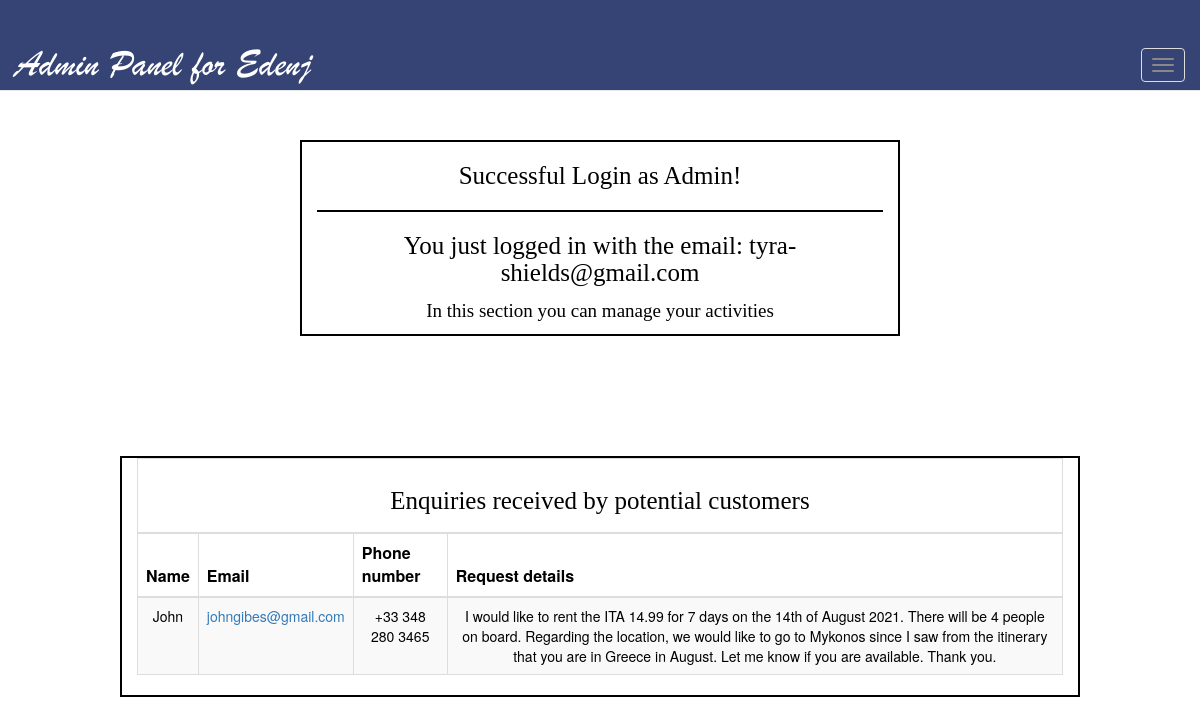
The page /admin-panel.php (signed in) on the database its author committed.
### tables this page shows
CREATE TABLE `enquire` (
  `id` int(11) NOT NULL,
  `name` varchar(255) NOT NULL,
  `email` varchar(255) NOT NULL,
  `phone` varchar(50) NOT NULL,
  `details` varchar(999) NOT NULL
);

### admin-panel.php (the view, shortened to what this page needs)
<!DOCTYPE html>
<html>
<head>
    <link rel="stylesheet" href="https://maxcdn.bootstrapcdn.com/bootstrap/3.3.7/css/bootstrap.min.css">
    <link rel="stylesheet" href="//use.fontawesome.com/releases/v5.0.7/css/all.css">
    <link rel="stylesheet" type="text/css" href="css/style.css">
</head>
<body>
    <div class="container">
        <nav class="navbar navbar-default navbar-fixed-top my-navbar">
            <br>
            <br>
            <div class="navbar-header">
                <button type="button" data-target="#navbarCollapse" data-toggle="collapse" class="navbar-toggle">
                    <span class="icon-bar"></span>
                    <span class="icon-bar"></span>
                    <span class="icon-bar"></span>
                </button>
                <a class="navbar-brand header-text-change" style="color:white;" href="#">Admin Panel for Edenj</a>
            </div>
        </nav>
    </div>
    <br>
    <br>
    <br>
    <br>
    <br>
    <br>
    <br>
    <div class="container-fluid text-container">
        <h2>Successful Login as Admin!</h2>
        <hr>
        <h2>You just logged in with the email: <?php echo $_SESSION['email']; ?></h2>
        <p>In this section you can manage your activities</p>
    </div>
    <br>
    <br>
    <br>
    <br>
    <br>
    <br>
    <div class="container-fluid table-container">
        <div class="row">
            <div class="col-lg-12">
                <table class="table table-bordered table-striped text-center center">
                    <thead>
                        <tr>
                            <td colspan="14">
                                <h2 class="text-center m-0">Enquiries received by potential customers</h2>
                            </td>
                        </tr>
                        <tr style="font-size:16px;">
                            <th colspan="2">Name</th>
                            <th colspan="3">Email</th>
                            <th colspan="4">Phone number</th>
                            <th colspan="5">Request details</th>
                        </tr>
                    </thead>
                    <tbody>
                        <?php
                                    require_once 'config.php';
                                        $stmt = $link->prepare("SELECT * FROM enquire");
                                        $stmt->execute();
                                        $result = $stmt->get_result();
                                        while($row = $result->fetch_assoc()):
                                    ?>
                        <tr>
                            <td colspan="2"><?= $row['name'] ?></td>
                            <td colspan="3"><a href="mailto:<?= $row['email'] ?>"><?= $row['email'] ?></a></td>
                            <td colspan="4"><?= $row['phone'] ?></td>
                            <td colspan="5"><?= $row['details'] ?></td>
                        </tr>
                        <?php endwhile; ?>
                    </tbody>
                </table>
            </div>
        </div>
    </div>
</body>
</html>

### css/style.css (style rules this page uses)
.my-navbar { background-color: #354375; }
.header-text-change { font-size: 38px; font-family: Brush Script MT; }
@media (max-width: 1200px) { .navbar-header { float: none; } }
@media (max-width: 1200px) { .navbar-toggle { display: block; } }
.text-container { border: 2px solid; color: black; text-align: center; width: 50%; }
h2 { font-size: 25px; font-family: Century Gothic bold; }
p { font-size: 19px; font-family: Century Gothic; }
hr { border-color: black; border-width: 2px; }
.container-fluid { height: 100% }
.center { margin-left: auto; margin-right: auto; }

### admin-panel.php (style rules this page uses)
.table-container { border: 2px solid; color: black; text-align: center; width: 80%; }

### rows shown on the page
enquire: name "John", email "johngibes@gmail.com", phone "+33 348 280 3465", details "I would like to rent the ITA 14.99 for 7 days on the 14th of August 2021. There will be 4 people on board. Regarding the location, we would like to go to Mykonos since I saw from the itinerary that you are in Greece in August. Let me know if you are available. Thank you."

### other values the page prints
$_SESSION['email'] "tyra-shields@gmail.com"
